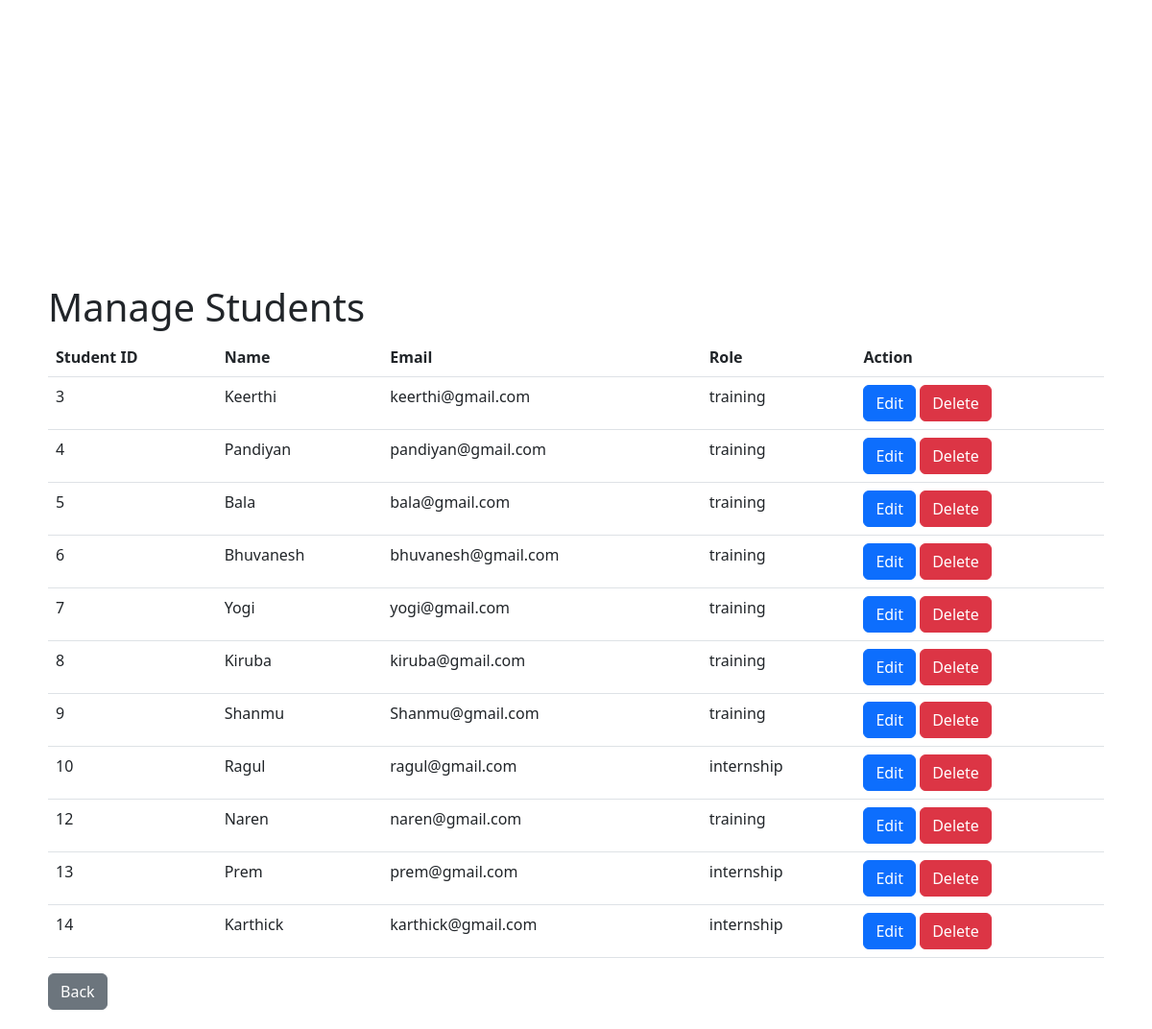
Screenshot of /manage_students.php with the database file from the repository.
### tables this page shows
CREATE TABLE `students` (
  `id` int(11) NOT NULL,
  `name` varchar(255) NOT NULL,
  `email` varchar(255) NOT NULL,
  `role` enum('training','internship') NOT NULL,
  `college_name` varchar(255) DEFAULT NULL,
  `project_name` varchar(255) DEFAULT NULL
);

### manage_students.php (the view, shortened to what this page needs)
<!DOCTYPE html>
<html lang="en">
<head>
    <link rel="stylesheet" href="https://cdnjs.cloudflare.com/ajax/libs/twitter-bootstrap/5.3.0/css/bootstrap.min.css">
</head>
<body>
    <div class="container">
        <h1 class="mt-5">Manage Students</h1>
        <table class="table">
            <thead>
                <tr>
                    <th>Student ID</th>
                    <th>Name</th>
                    <th>Email</th>
                    <th>Role</th>
                    <th>Action</th>
                </tr>
            </thead>
            <tbody>
                <?php
                include 'db_connect.php';
                $sql = "SELECT * FROM students";
                $result = $conn->query($sql);
                if ($result && $result->rowCount() > 0) {
                    while ($row = $result->fetch(PDO::FETCH_ASSOC)) {
                        echo "<tr>";
                        echo "<td>" . $row["id"] . "</td>";
                        echo "<td>" . $row["name"] . "</td>";
                        echo "<td>" . $row["email"] . "</td>";
                        echo "<td>" . $row["role"] . "</td>";
                        echo "<td>
                                <a href='edit_student.php?id=" . $row['id'] . "' class='btn btn-primary'>Edit</a>
                                <a href='delete_student.php?id=" . $row['id'] . "' class='btn btn-danger'>Delete</a>
                              </td>";
                        echo "</tr>";
                    }
                } else {
                    echo "<tr><td colspan='5'>No students found</td></tr>";
                }
                ?>
            </tbody>
        </table>
        <a href="dashboard.html" class="btn btn-secondary">Back</a>
    </div>
</body>
</html>

### manage_students.php (style rules this page uses)
body { background: url('bgimage.jpg') no-repeat center center fixed; background-size: cover; background-position: center; background-repeat: no-repeat; margin: 0; padding: 0; height: 100vh; display: flex; justify-content: center; align-items: center; }
.container { background-color: rgba(255, 255, 255, 0.9); margin-top: 500px; padding-top: 10px; padding: 20px; border-radius: 10px; }

### rows the page displays
students: id "3", name "Keerthi", email "keerthi@gmail.com", role "training"
students: id "4", name "Pandiyan", email "pandiyan@gmail.com", role "training"
students: id "5", name "Bala", email "bala@gmail.com", role "training"
students: id "6", name "Bhuvanesh", email "bhuvanesh@gmail.com", role "training"
students: id "7", name "Yogi", email "yogi@gmail.com", role "training"
students: id "8", name "Kiruba", email "kiruba@gmail.com", role "training"
students: id "9", name "Shanmu", email "Shanmu@gmail.com", role "training"
students: id "10", name "Ragul", email "ragul@gmail.com", role "internship"
students: id "12", name "Naren", email "naren@gmail.com", role "training"
students: id "13", name "Prem", email "prem@gmail.com", role "internship"
students: id "14", name "Karthick", email "karthick@gmail.com", role "internship"
